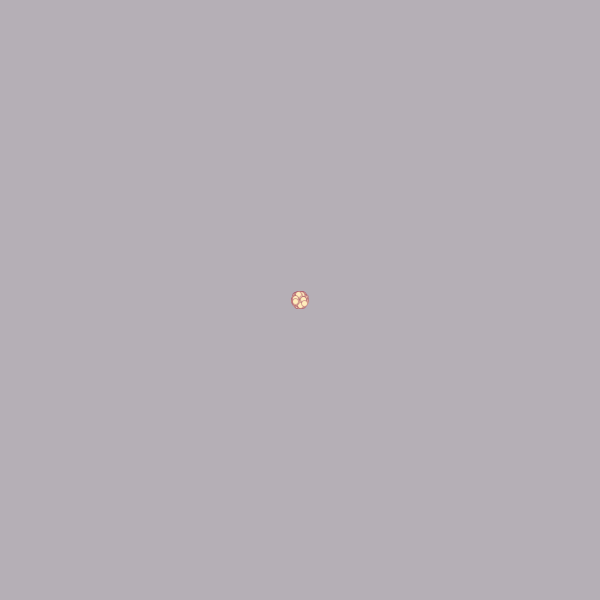
Frame 1 (no input)
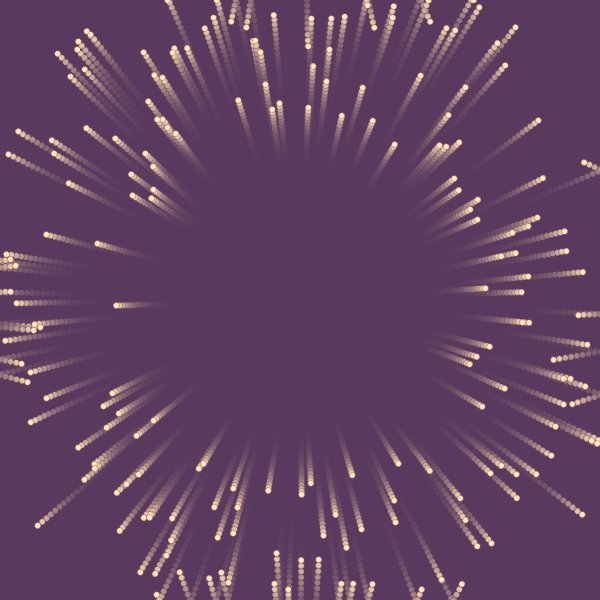
Frame 60 (the mouse pressed at the canvas centre just before this capture)
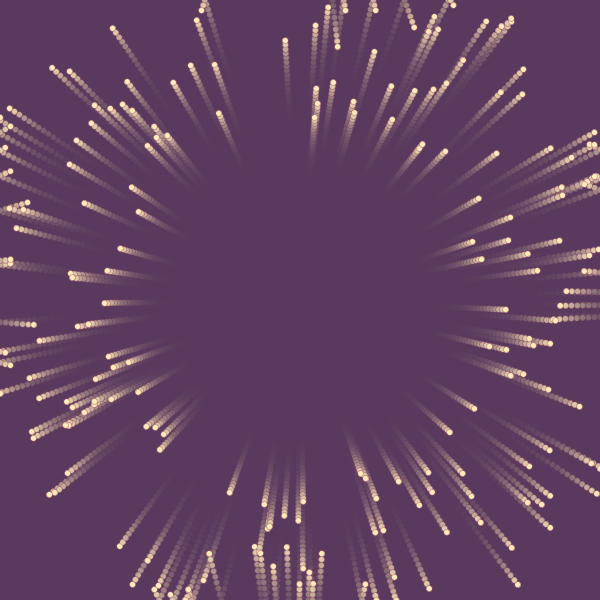
Frame 120 (the mouse held since frame 60 and released just before this capture)

The Processing sketch that drew these frames (run headless with seeded random() and noise(); from frame 60 on, the mouse is pressed at the canvas centre):

// Processing sketch: processing_154710
// ── processing_154710.pde

int num= 200;
PVector [] loc = new PVector [num];
PVector [] dir = new PVector [num];
float [] s = new float [num];


void setup ()
{
  size(600, 600);
  smooth();

  frameRate (30);

  initVariables();
}

void draw ()
{
  //  background (255);

  fill (#57385c, 50);
  noStroke();
  rect (0, 0, width, height);

  stroke (#A75265, 120);
  fill (#ffedbc);
  int i = 0;
  while (i < s.length)
  {
    moveBall(loc [i], dir [i], s [i]);
    checkEdges (loc [i], dir [i]);
    drawBall( loc [i]);
    i = i + 1;
  }
}

void checkEdges (PVector location, PVector direction)
{
  if (location.x < 0)
  {
    location.x = 0;
    direction.x = direction.x * -1;
  }
  if (location.x > width)
  {
    location.x = width;
    direction.x = direction.x * -1;
  }

  if (location.y < 0)
  {
    location.y = 0;
    direction.y = direction.y * -1;
  }
  if (location.y > height)
  {
    location.y = height;
    direction.y = direction.y * -1;
  }
}

void moveBall (PVector location, PVector direction, float speed)
{

  PVector velocity = direction.get(); // kopiert direction
  velocity.mult (speed); 
  location.add (velocity);
}

void drawBall (PVector location)
{
  ellipse (location.x, location.y, 6, 6);
}

void initVariables ()
{
  int i = 0;
  while (i < s.length) 
  {
    PVector location = new PVector (width/2, height/2);

    float angle = random (TWO_PI);
    PVector direction = new PVector (cos (angle) * 1, sin (angle) * 1);

    float speed = random (3, 6);

    loc [i] = location;
    dir [i] = direction;
    s[i] = speed;

    i = i + 1;
  }
}

void mousePressed ()
{
  initVariables ();
}

// init
// zeichnen
// move
// kantenüberprüfung
